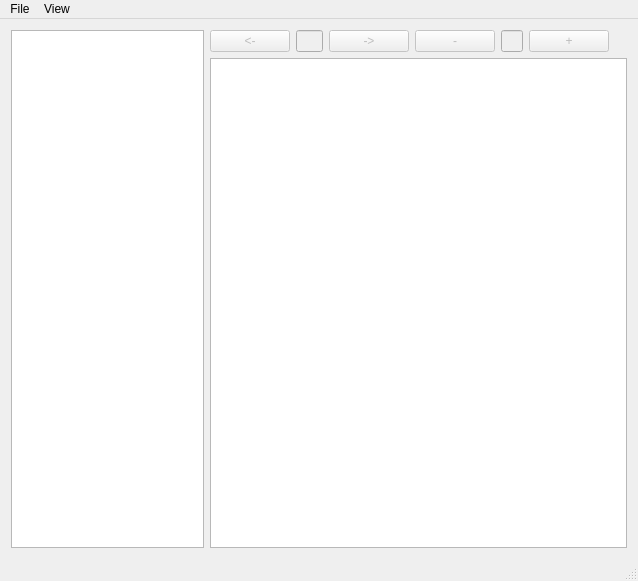
<?xml version="1.0" encoding="UTF-8"?>
<ui version="4.0">
 <class>MainWindow</class>
 <widget class="QMainWindow" name="MainWindow">
  <property name="geometry">
   <rect>
    <x>0</x>
    <y>0</y>
    <width>638</width>
    <height>581</height>
   </rect>
  </property>
  <property name="windowTitle">
   <string>MainWindow</string>
  </property>
  <widget class="QWidget" name="centralWidget">
   <layout class="QHBoxLayout" name="horizontalLayout_2">
    <item>
     <layout class="QHBoxLayout" name="commonLayout">
      <item>
       <widget class="QGraphicsView" name="thumbonailsView">
        <property name="minimumSize">
         <size>
          <width>150</width>
          <height>0</height>
         </size>
        </property>
        <property name="maximumSize">
         <size>
          <width>16777215</width>
          <height>16777215</height>
         </size>
        </property>
        <property name="backgroundBrush">
         <brush brushstyle="SolidPattern">
          <color alpha="255">
           <red>195</red>
           <green>195</green>
           <blue>195</blue>
          </color>
         </brush>
        </property>
        <property name="foregroundBrush">
         <brush brushstyle="NoBrush">
          <color alpha="255">
           <red>160</red>
           <green>160</green>
           <blue>160</blue>
          </color>
         </brush>
        </property>
       </widget>
      </item>
      <item>
       <layout class="QVBoxLayout" name="verticalLayout">
        <item>
         <layout class="QHBoxLayout" name="controlsLayout">
          <item>
           <widget class="QPushButton" name="previousButton">
            <property name="enabled">
             <bool>false</bool>
            </property>
            <property name="text">
             <string>&lt;-</string>
            </property>
           </widget>
          </item>
          <item>
           <widget class="QLineEdit" name="pageNumberEdit">
            <property name="enabled">
             <bool>false</bool>
            </property>
            <property name="maximumSize">
             <size>
              <width>50</width>
              <height>16777215</height>
             </size>
            </property>
           </widget>
          </item>
          <item>
           <widget class="QPushButton" name="nextButton">
            <property name="enabled">
             <bool>false</bool>
            </property>
            <property name="text">
             <string>-&gt;</string>
            </property>
           </widget>
          </item>
          <item>
           <widget class="QPushButton" name="decZoomButon">
            <property name="enabled">
             <bool>false</bool>
            </property>
            <property name="text">
             <string>-</string>
            </property>
           </widget>
          </item>
          <item>
           <widget class="QLineEdit" name="zoomEdit">
            <property name="enabled">
             <bool>false</bool>
            </property>
            <property name="maximumSize">
             <size>
              <width>40</width>
              <height>16777215</height>
             </size>
            </property>
            <property name="readOnly">
             <bool>true</bool>
            </property>
           </widget>
          </item>
          <item>
           <widget class="QPushButton" name="incZoomButton">
            <property name="enabled">
             <bool>false</bool>
            </property>
            <property name="text">
             <string>+</string>
            </property>
           </widget>
          </item>
          <item>
           <spacer name="horizontalSpacer">
            <property name="orientation">
             <enum>Qt::Horizontal</enum>
            </property>
            <property name="sizeHint" stdset="0">
             <size>
              <width>40</width>
              <height>20</height>
             </size>
            </property>
           </spacer>
          </item>
         </layout>
        </item>
        <item>
         <widget class="QGraphicsView" name="pageView">
          <property name="sizePolicy">
           <sizepolicy hsizetype="Preferred" vsizetype="Preferred">
            <horstretch>0</horstretch>
            <verstretch>0</verstretch>
           </sizepolicy>
          </property>
          <property name="backgroundBrush">
           <brush brushstyle="SolidPattern">
            <color alpha="255">
             <red>195</red>
             <green>195</green>
             <blue>195</blue>
            </color>
           </brush>
          </property>
         </widget>
        </item>
       </layout>
      </item>
     </layout>
    </item>
   </layout>
  </widget>
  <widget class="QMenuBar" name="menuBar">
   <property name="geometry">
    <rect>
     <x>0</x>
     <y>0</y>
     <width>638</width>
     <height>20</height>
    </rect>
   </property>
   <widget class="QMenu" name="menuOpen">
    <property name="title">
     <string>File</string>
    </property>
    <addaction name="actionOpen"/>
    <addaction name="actionClose"/>
    <addaction name="actionQuit"/>
   </widget>
   <widget class="QMenu" name="menuView">
    <property name="title">
     <string>View</string>
    </property>
    <addaction name="actionShow_thumbonails"/>
   </widget>
   <addaction name="menuOpen"/>
   <addaction name="menuView"/>
  </widget>
  <widget class="QStatusBar" name="statusBar"/>
  <action name="actionOpen">
   <property name="text">
    <string>Open</string>
   </property>
  </action>
  <action name="actionQuit">
   <property name="text">
    <string>Quit</string>
   </property>
  </action>
  <action name="actionShow_thumbonails">
   <property name="checkable">
    <bool>true</bool>
   </property>
   <property name="checked">
    <bool>true</bool>
   </property>
   <property name="enabled">
    <bool>true</bool>
   </property>
   <property name="text">
    <string>Show thumbonails</string>
   </property>
  </action>
  <action name="actionClose">
   <property name="text">
    <string>Close</string>
   </property>
  </action>
 </widget>
 <layoutdefault spacing="6" margin="11"/>
 <resources/>
 <connections/>
</ui>
